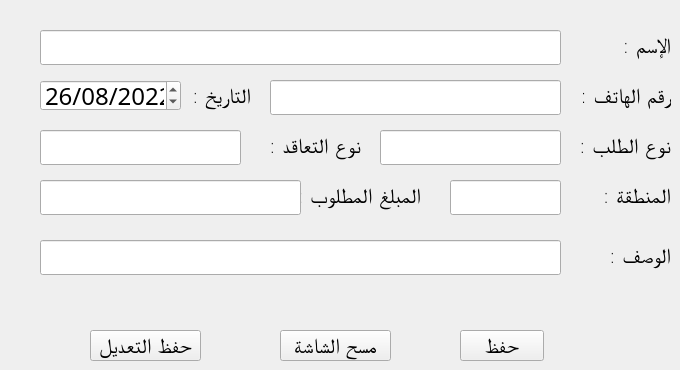
      <widget class="QWidget" name="tab_7">
       <attribute name="title">
        <string>إضافة</string>
       </attribute>
       <widget class="QLineEdit" name="lineEdit_15">
        <property name="geometry">
         <rect>
          <x>270</x>
          <y>80</y>
          <width>291</width>
          <height>35</height>
         </rect>
        </property>
        <property name="font">
         <font>
          <family>ae_AlMateen</family>
          <pointsize>16</pointsize>
          <weight>9</weight>
          <italic>false</italic>
          <bold>false</bold>
         </font>
        </property>
        <property name="text">
         <string/>
        </property>
        <property name="alignment">
         <set>Qt::AlignRight|Qt::AlignTrailing|Qt::AlignVCenter</set>
        </property>
       </widget>
       <widget class="QLabel" name="label_15">
        <property name="geometry">
         <rect>
          <x>600</x>
          <y>240</y>
          <width>71</width>
          <height>31</height>
         </rect>
        </property>
        <property name="font">
         <font>
          <family>ae_AlMateen</family>
          <pointsize>16</pointsize>
          <weight>9</weight>
          <italic>false</italic>
          <bold>false</bold>
         </font>
        </property>
        <property name="text">
         <string>الوصف :</string>
        </property>
       </widget>
       <widget class="QLineEdit" name="lineEdit_16">
        <property name="geometry">
         <rect>
          <x>380</x>
          <y>130</y>
          <width>181</width>
          <height>35</height>
         </rect>
        </property>
        <property name="font">
         <font>
          <family>ae_AlMateen</family>
          <pointsize>16</pointsize>
          <weight>9</weight>
          <italic>false</italic>
          <bold>false</bold>
         </font>
        </property>
        <property name="text">
         <string/>
        </property>
        <property name="alignment">
         <set>Qt::AlignLeading|Qt::AlignLeft|Qt::AlignVCenter</set>
        </property>
       </widget>
       <widget class="QLabel" name="label_3">
        <property name="geometry">
         <rect>
          <x>560</x>
          <y>80</y>
          <width>111</width>
          <height>31</height>
         </rect>
        </property>
        <property name="font">
         <font>
          <family>ae_AlMateen</family>
          <pointsize>16</pointsize>
          <weight>9</weight>
          <italic>false</italic>
          <bold>false</bold>
         </font>
        </property>
        <property name="text">
         <string>رقم الهاتف :</string>
        </property>
       </widget>
       <widget class="QLineEdit" name="lineEdit_14">
        <property name="geometry">
         <rect>
          <x>40</x>
          <y>30</y>
          <width>521</width>
          <height>35</height>
         </rect>
        </property>
        <property name="font">
         <font>
          <family>ae_AlMateen</family>
          <pointsize>16</pointsize>
          <weight>9</weight>
          <italic>false</italic>
          <bold>false</bold>
         </font>
        </property>
        <property name="text">
         <string/>
        </property>
        <property name="alignment">
         <set>Qt::AlignLeading|Qt::AlignLeft|Qt::AlignVCenter</set>
        </property>
       </widget>
       <widget class="QLabel" name="label_11">
        <property name="geometry">
         <rect>
          <x>570</x>
          <y>130</y>
          <width>101</width>
          <height>31</height>
         </rect>
        </property>
        <property name="font">
         <font>
          <family>ae_AlMateen</family>
          <pointsize>16</pointsize>
          <weight>9</weight>
          <italic>false</italic>
          <bold>false</bold>
         </font>
        </property>
        <property name="text">
         <string>نوع الطلب :</string>
        </property>
       </widget>
       <widget class="QLabel" name="label_17">
        <property name="geometry">
         <rect>
          <x>600</x>
          <y>180</y>
          <width>71</width>
          <height>31</height>
         </rect>
        </property>
        <property name="font">
         <font>
          <family>ae_AlMateen</family>
          <pointsize>16</pointsize>
          <weight>9</weight>
          <italic>false</italic>
          <bold>false</bold>
         </font>
        </property>
        <property name="text">
         <string>المنطقة :</string>
        </property>
       </widget>
       <widget class="QPushButton" name="pushButton_6">
        <property name="geometry">
         <rect>
          <x>460</x>
          <y>330</y>
          <width>84</width>
          <height>31</height>
         </rect>
        </property>
        <property name="font">
         <font>
          <family>ae_AlMateen</family>
          <pointsize>16</pointsize>
          <weight>9</weight>
          <italic>false</italic>
          <bold>false</bold>
         </font>
        </property>
        <property name="text">
         <string>حفظ</string>
        </property>
       </widget>
       <widget class="QLabel" name="label_13">
        <property name="geometry">
         <rect>
          <x>180</x>
          <y>80</y>
          <width>71</width>
          <height>31</height>
         </rect>
        </property>
        <property name="font">
         <font>
          <family>ae_AlMateen</family>
          <pointsize>16</pointsize>
          <weight>9</weight>
          <italic>false</italic>
          <bold>false</bold>
         </font>
        </property>
        <property name="text">
         <string>التاريخ :</string>
        </property>
       </widget>
       <widget class="QLabel" name="label_16">
        <property name="geometry">
         <rect>
          <x>610</x>
          <y>30</y>
          <width>61</width>
          <height>31</height>
         </rect>
        </property>
        <property name="font">
         <font>
          <family>ae_AlMateen</family>
          <pointsize>16</pointsize>
          <weight>9</weight>
          <italic>false</italic>
          <bold>false</bold>
         </font>
        </property>
        <property name="text">
         <string>الإسم :</string>
        </property>
       </widget>
       <widget class="QLineEdit" name="lineEdit_10">
        <property name="geometry">
         <rect>
          <x>40</x>
          <y>130</y>
          <width>201</width>
          <height>35</height>
         </rect>
        </property>
        <property name="font">
         <font>
          <family>ae_AlMateen</family>
          <pointsize>16</pointsize>
          <weight>9</weight>
          <italic>false</italic>
          <bold>false</bold>
         </font>
        </property>
        <property name="text">
         <string/>
        </property>
        <property name="alignment">
         <set>Qt::AlignLeading|Qt::AlignLeft|Qt::AlignVCenter</set>
        </property>
       </widget>
       <widget class="QLabel" name="label_14">
        <property name="geometry">
         <rect>
          <x>300</x>
          <y>180</y>
          <width>121</width>
          <height>31</height>
         </rect>
        </property>
        <property name="font">
         <font>
          <family>ae_AlMateen</family>
          <pointsize>16</pointsize>
          <weight>9</weight>
          <italic>false</italic>
          <bold>false</bold>
         </font>
        </property>
        <property name="text">
         <string>المبلغ المطلوب :</string>
        </property>
       </widget>
       <widget class="QDateEdit" name="dateEdit_2">
        <property name="geometry">
         <rect>
          <x>40</x>
          <y>80</y>
          <width>141</width>
          <height>31</height>
         </rect>
        </property>
        <property name="font">
         <font>
          <family>ae_AlMateen</family>
          <pointsize>18</pointsize>
          <weight>9</weight>
          <italic>false</italic>
          <bold>false</bold>
         </font>
        </property>
        <property name="alignment">
         <set>Qt::AlignRight|Qt::AlignTrailing|Qt::AlignVCenter</set>
        </property>
        <property name="minimumTime">
         <time>
          <hour>0</hour>
          <minute>0</minute>
          <second>0</second>
         </time>
        </property>
        <property name="displayFormat">
         <string>dd/MM/yyyy</string>
        </property>
        <property name="currentSectionIndex">
         <number>0</number>
        </property>
        <property name="date">
         <date>
          <year>2022</year>
          <month>8</month>
          <day>26</day>
         </date>
        </property>
       </widget>
       <widget class="QLineEdit" name="lineEdit_12">
        <property name="geometry">
         <rect>
          <x>450</x>
          <y>180</y>
          <width>111</width>
          <height>35</height>
         </rect>
        </property>
        <property name="font">
         <font>
          <family>ae_AlMateen</family>
          <pointsize>16</pointsize>
          <weight>9</weight>
          <italic>false</italic>
          <bold>false</bold>
         </font>
        </property>
        <property name="text">
         <string/>
        </property>
        <property name="alignment">
         <set>Qt::AlignLeading|Qt::AlignLeft|Qt::AlignVCenter</set>
        </property>
       </widget>
       <widget class="QLineEdit" name="lineEdit_11">
        <property name="geometry">
         <rect>
          <x>40</x>
          <y>180</y>
          <width>261</width>
          <height>35</height>
         </rect>
        </property>
        <property name="font">
         <font>
          <family>ae_AlMateen</family>
          <pointsize>16</pointsize>
          <weight>9</weight>
          <italic>false</italic>
          <bold>false</bold>
         </font>
        </property>
        <property name="text">
         <string/>
        </property>
        <property name="alignment">
         <set>Qt::AlignLeading|Qt::AlignLeft|Qt::AlignVCenter</set>
        </property>
       </widget>
       <widget class="QLabel" name="label_12">
        <property name="geometry">
         <rect>
          <x>260</x>
          <y>130</y>
          <width>101</width>
          <height>31</height>
         </rect>
        </property>
        <property name="font">
         <font>
          <family>ae_AlMateen</family>
          <pointsize>16</pointsize>
          <weight>9</weight>
          <italic>false</italic>
          <bold>false</bold>
         </font>
        </property>
        <property name="text">
         <string>نوع التعاقد :</string>
        </property>
       </widget>
       <widget class="QLineEdit" name="lineEdit_17">
        <property name="geometry">
         <rect>
          <x>40</x>
          <y>240</y>
          <width>521</width>
          <height>35</height>
         </rect>
        </property>
        <property name="font">
         <font>
          <family>ae_AlMateen</family>
          <pointsize>13</pointsize>
          <weight>9</weight>
          <italic>false</italic>
          <bold>false</bold>
         </font>
        </property>
        <property name="styleSheet">
         <string notr="true">	font-family:;
	font: 75 13pt &quot;ae_AlMateen&quot;;</string>
        </property>
        <property name="text">
         <string/>
        </property>
        <property name="alignment">
         <set>Qt::AlignLeading|Qt::AlignLeft|Qt::AlignVCenter</set>
        </property>
       </widget>
       <widget class="QPushButton" name="pushButton_7">
        <property name="geometry">
         <rect>
          <x>90</x>
          <y>330</y>
          <width>111</width>
          <height>31</height>
         </rect>
        </property>
        <property name="font">
         <font>
          <family>ae_AlMateen</family>
          <pointsize>16</pointsize>
          <weight>9</weight>
          <italic>false</italic>
          <bold>false</bold>
         </font>
        </property>
        <property name="text">
         <string>حفظ التعديل</string>
        </property>
       </widget>
       <widget class="QPushButton" name="pushButton_13">
        <property name="geometry">
         <rect>
          <x>280</x>
          <y>330</y>
          <width>111</width>
          <height>31</height>
         </rect>
        </property>
        <property name="font">
         <font>
          <family>ae_AlMateen</family>
          <pointsize>16</pointsize>
          <weight>9</weight>
          <italic>false</italic>
          <bold>false</bold>
         </font>
        </property>
        <property name="text">
         <string>مسح الشاشة</string>
        </property>
       </widget>
      </widget>
